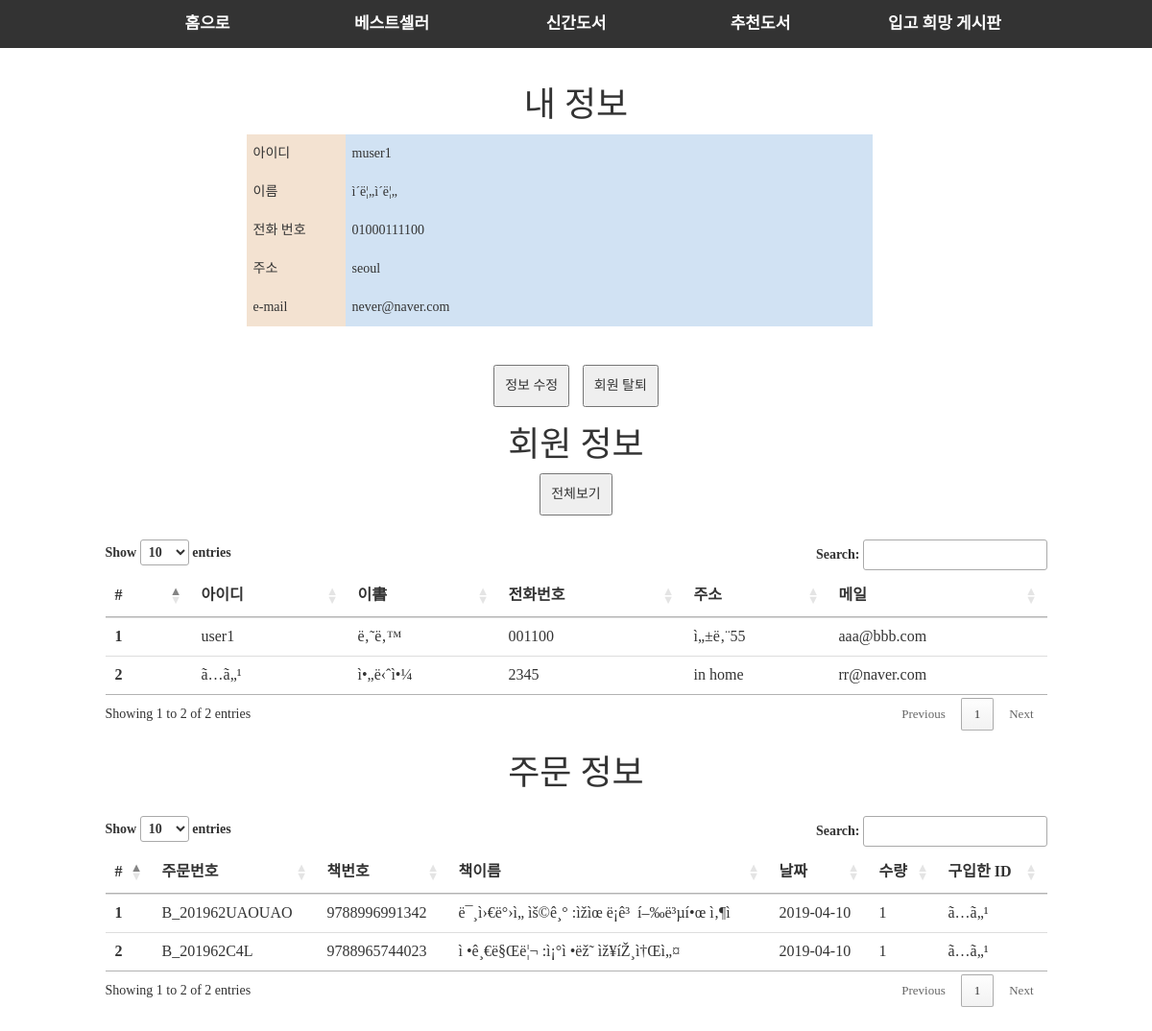
/master/master_info.php (signed in), run on the app's committed database.
### tables this page shows
CREATE TABLE IF NOT EXISTS `master_account` (
  `code` varchar(50) NOT NULL,
  `id` varchar(50) NOT NULL,
  `pw` varchar(50) DEFAULT NULL,
  `name` varchar(50) DEFAULT NULL,
  `phone` varchar(50) DEFAULT NULL,
  `addr` varchar(50) DEFAULT NULL,
  `mail` varchar(50) DEFAULT NULL
);

CREATE TABLE IF NOT EXISTS `user` (
  `id` char(20) NOT NULL,
  `pw` char(20) DEFAULT NULL,
  `name` char(20) DEFAULT NULL,
  `addr` char(20) DEFAULT NULL,
  `mail` char(50) DEFAULT NULL,
  `phone` char(50) DEFAULT NULL,
  `group_cd` int(11) DEFAULT NULL
);

CREATE TABLE IF NOT EXISTS `orderlist` (
  `o_type` varchar(50) NOT NULL,
  `isbn` varchar(50) NOT NULL,
  `b_name` varchar(50) DEFAULT NULL,
  `date` date DEFAULT NULL,
  `count` int(11) DEFAULT NULL,
  `user_id` varchar(50) DEFAULT NULL
);

### master/master_info.php (the view, shortened to what this page needs)
<html>
  <head>
  </head>
  <link href="../css/bootstrap.css" rel="stylesheet">
  <link rel="stylesheet" type="text/css" href="../css/css_base.css?ver=7">
  <link rel="stylesheet" type="text/css" href="//cdn.datatables.net/1.10.10/css/jquery.dataTables.min.css">
	<?
		$info_code = $_SESSION[code];
		$info_pw = $_SESSION[userpw];
		if($info_code!=""){
	?>
  <body>
	<nav id="b_menu">
		<ul>
			<li><a href="../main.php">홈으로</a></li>
			<li><a href="../nav1.php">베스트셀러</a></li>
			<li><a href="#">신간도서</a></li>
			<li><a href="#">추천도서</a></li>
			<li><a href="../nav4.php">입고 희망 게시판</a></li>
		</ul>
	</nav>
    <div id="info">
		<div id="hd"><h1>내 정보</h1></div>
		<form id="modify_form" action="master_modify.php" method="post">
			<div id="info_data">
				<div class="info_left">
					<div>아이디</div>
					<div>이름</div>
					<div>전화 번호</div>
					<div>주소</div>
					<div>e-mail</div>
				</div>
				<div class="info_right">
					<?
						$not_data = "정보가 없습니다.";
						$sql  = "select * from master_account ";
						$sql .= "where code='$info_code'";
						$sql .= "and pw='$info_pw'";
						$result = mysql_query($sql);
						$row = mysql_fetch_array($result);
						if($row[id] == "")
							echo "<div>$not_data</div>";
						else
							echo "<div>$row[id]</div>";
						if($row[name] == "")
							echo "<div>$not_data</div>";
						else
							echo "<div>$row[name]</div>";
						if($row[phone] == "")
							echo "<div>$not_data</div>";
						else
							echo "<div>$row[phone]</div>";
						if($row[addr] == "")
							echo "<div>$not_data</div>";
						else
							echo "<div>$row[addr]</div>";
						if($row[mail] == "")
							echo "<div>$not_data</div>";
						else
							echo "<div>$row[mail]</div>";
					?>
				</div>
			</div>
			<div id="info_btns">
				<button type="button" id="m_modify">정보 수정</button>
				<button type="button" id="m_leave_id">회원 탈퇴</button>
			</div>
		</form>
		<div id="hd"><h1>회원 정보</h1></div>
		<div id="info_btns">
			<button onclick="location.href = 'master_info.php';">전체보기</button>
		</div>
		<table class="table">
			<thead>
				<tr>
					<th scope="col">#</th>
					<th scope="col">아이디</th>
					<th scope="col">이書</th>
					<th scope="col">전화번호</th>
					<th scope="col">주소</th>
					<th scope="col">메일</th>
				</tr>
			</thead>
			<tbody>
				<?
					$sql  = "select * from user ";
					$result = mysql_query($sql);
					$cnt = 0;
					while($row = mysql_fetch_array($result)){
						$cnt++;
						echo "<tr id='i_click'><th scope='row'>$cnt</th>";
						if($row[id] == "")
							echo "<td>$not_data</td>";
						else
							echo "<td>$row[id]</td>";
						if($row[name] == "")
							echo "<td>$not_data</td>";
						else
							echo "<td>$row[name]</td>";
						if($row[phone] == "")
							echo "<td>$not_data</td>";
						else
							echo "<td>$row[phone]</td>";
						if($row[addr] == "")
							echo "<td>$not_data</td>";
						else
							echo "<td>$row[addr]</td>";
						if($row[mail] == "")
							echo "<td>$not_data</td>";
						else
							echo "<td>$row[mail]</td>";
					}
				?>
			</tbody>
		</table>
		<div id="hd"><h1>주문 정보</h1></div>
		<table class="table">
			<thead>
				<tr>
					<th scope="col">#</th>
					<th scope="col">주문번호</th>
					<th scope="col">책번호</th>
					<th scope="col">책이름</th>
					<th scope="col">날짜</th>
					<th scope="col">수량</th>
					<th scope="col">구입한 ID</th>
				</tr>
			</thead>
			<tbody>
				<?
					$sql  = "select * from orderlist ";
					$sql .= "order by date desc";
					$result = mysql_query($sql);
					$cnt = 0;
					while($row = mysql_fetch_array($result)){
						$cnt++;
						echo "<tr id='o_click'><th scope='row'>$cnt</th>";
						if($row[o_type] == "")
							echo "<td>$not_data</td>";
						else
							echo "<td>$row[o_type]</td>";
						if($row[isbn] == "")
							echo "<td>$not_data</td>";
						else
							echo "<td>$row[isbn]</td>";
						if($row[b_name] == "")
							echo "<td>$not_data</td>";
						else
							echo "<td>$row[b_name]</td>";
						if($row[date] == "")
							echo "<td>$not_data</td>";
						else
							echo "<td>$row[date]</td>";
						if($row[count] == "")
							echo "<td>$not_data</td>";
						else
							echo "<td>$row[count]</td>";
						if($row[user_id] == "")
							echo "<td>$not_data</td>";
						else
							echo "<td>$row[user_id]</td>";
						echo "</tr>";
					}
				?>
			</tbody>
		</table>
    </div>
  </body>
  <?
	}
  ?>
</html>

### css/css_base.css (style rules this page uses)
body { margin:0;padding:0;width:981px; margin: 0 auto; }
body * { font-family:맑은 고딕; }
a { color:white; text-decoration:none; font-size:13; }
li { list-style:none; }
nav * { height:50;font-size:17; color:white; font-weight:bold; }
#b_menu { position:fixed;top:0;left:0;width:100%;background:#333;height:50px;z-index:2; }
#b_menu * { height:50px; }
#b_menu ul { padding: 0 0;margin:0 10%; width:80%; }
#b_menu > ul >li { float:left;display:inline;width:20%; text-align:center; }
#b_menu > ul >li > * { line-height:50px;vertical-align:middle; }
#info { width:100%; margin-top:70px;overflow:hidden; }
#hd { text-align:center; }
#info_data { width:70%; min-height:240px;margin:0 auto; }
#info_data > div { float:left;line-height:40px;padding:0 1%; }
.info_left { width:15%;background:#f3e2d1; }
.info_right { width:80%;background:#d1e2f3; }
#info_btns { text-align:center; }
#info_btns > button { padding:10px;margin:0 5px; }
#o_click,#i_click { cursor:pointer; }

### data on the page
master_account: id "muser1", name "ì´ë¦„ì´ë¦„", phone "01000111100", addr "seoul", mail "never@naver.com"
user: id "user1", name "ë‚˜ë‚™", phone "001100", addr "ì„±ë‚¨55", mail "aaa@bbb.com"
user: id "ã…ã„¹", name "ì•„ë‹ˆì•¼", phone "2345", addr "in home", mail "rr@naver.com"
orderlist: o_type "B_201962UAOUAO", isbn "9788996991342", b_name "ë¯¸ì›€ë°›ì„ ìš©ê¸° :ìžìœ ë¡­ê³ í–‰ë³µí•œ ì‚¶ì", date "2019-04-10", count "1", user "ã…ã„¹"
orderlist: o_type "B_201962C4L", isbn "9788965744023", b_name "ì •ê¸€ë§Œë¦¬ :ì¡°ì •ëž˜ ìž¥íŽ¸ì†Œì„¤", date "2019-04-10", count "1", user "ã…ã„¹"
